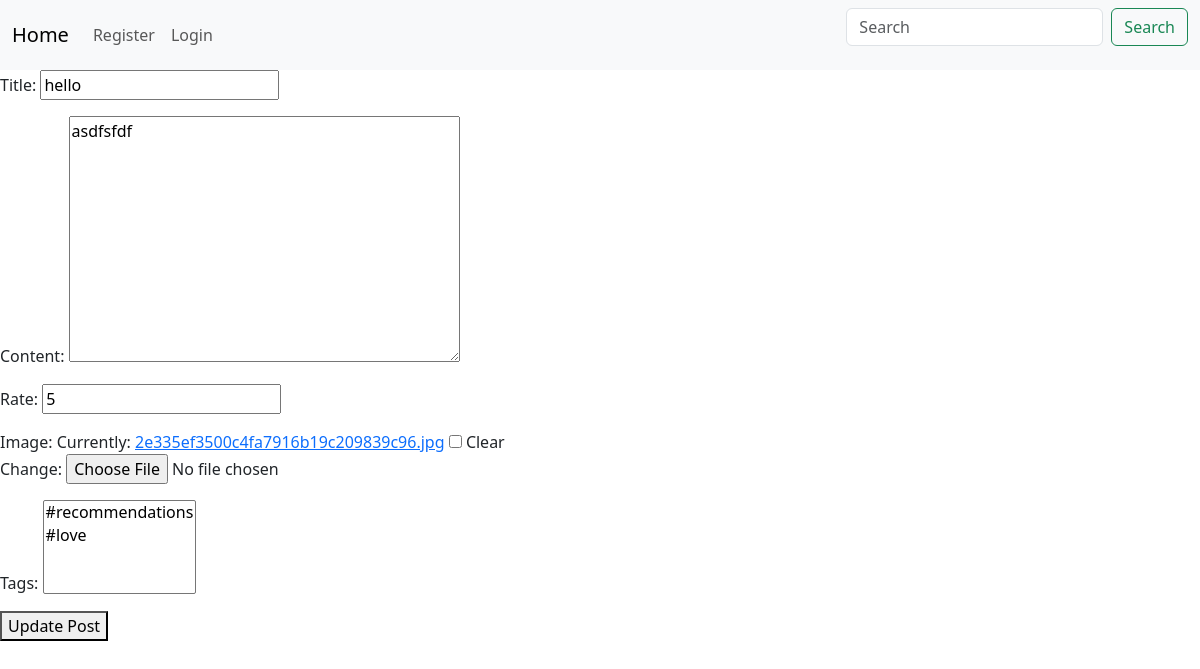
Before: /posts/3/update/ with the older database file.
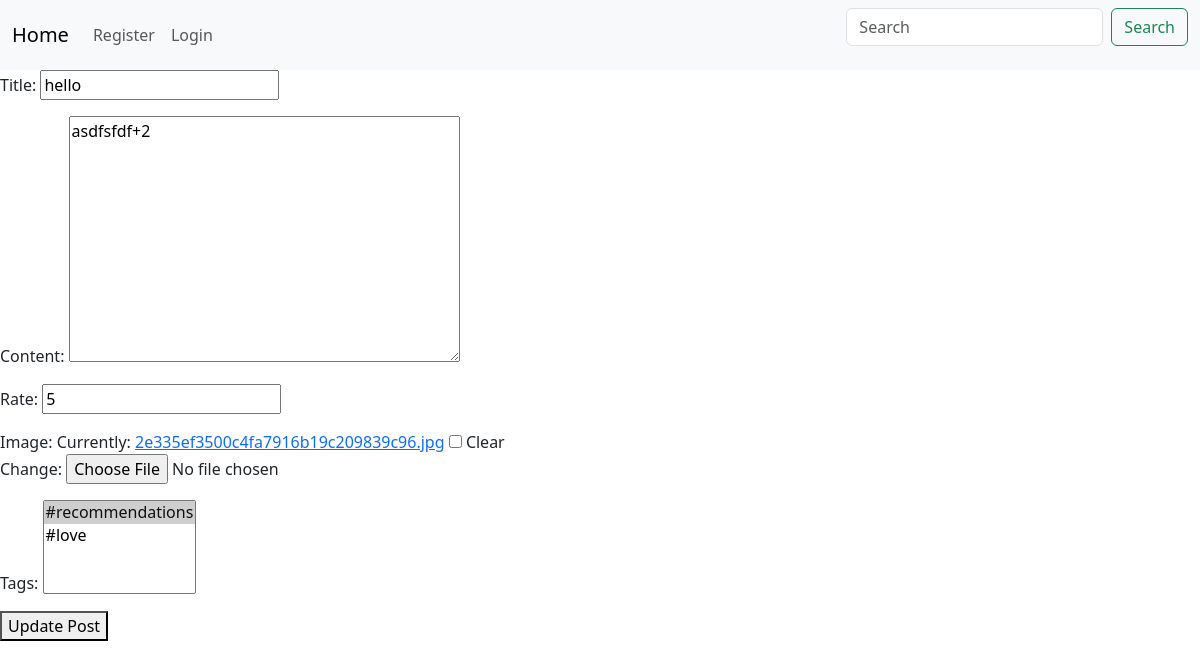
After: the same page with the newer database file.
### posts/models.py (models this page shows, shortened)
class Post(models.Model):
    author = models.ForeignKey(User, on_delete=models.CASCADE, related_name='posts', null=True)
    image = models.ImageField(null=True, blank=True)
    title = models.CharField(max_length=100)
    content = models.TextField(null=True, blank=True)
    rate =models.IntegerField(default=0)
    created_at = models.DateTimeField(auto_now_add=True)
    updated_at = models.DateTimeField(auto_now=True)
    tags = models.ManyToManyField(Tag, related_name='posts')
    category = models.ForeignKey(Category, related_name='posts', on_delete=models.CASCADE, null=True)

### posts/views.py (the view, shortened to what this page needs)
# urls.py: path('posts/<int:post_id>/update/', post_update_view)
def post_update_view(request, post_id):
    post = Post.objects.get(id=post_id)
    if request.method == 'GET':
        form = PostForm2(instance=post)
        return render(request, 'posts/post_update.html', context={'form': form})

### posts/forms.py
class PostForm2(forms.ModelForm):
    class Meta:
        model = Post
        fields = ['title', 'content', 'rate', 'image', 'tags']

### posts/models.py (called while the page is built)
    def __str__(self):
        return self.name

### templates/posts/post_update.html (shortened to what this page needs)
{%extends 'base.html'%}
{% block content %}
<form action="" method="post" enctype="multipart/form-data">
    {{form.as_p}}
    <button type="submit">Update Post</button>
</form>
{% endblock %}

Changed rows visible on the page:
changed Post "hello": content "asdfsfdf" → "asdfsfdf+2"
Other visible differences:
form field tags: "#recommendations / #love" → "#recommendations ☑ / #love"
